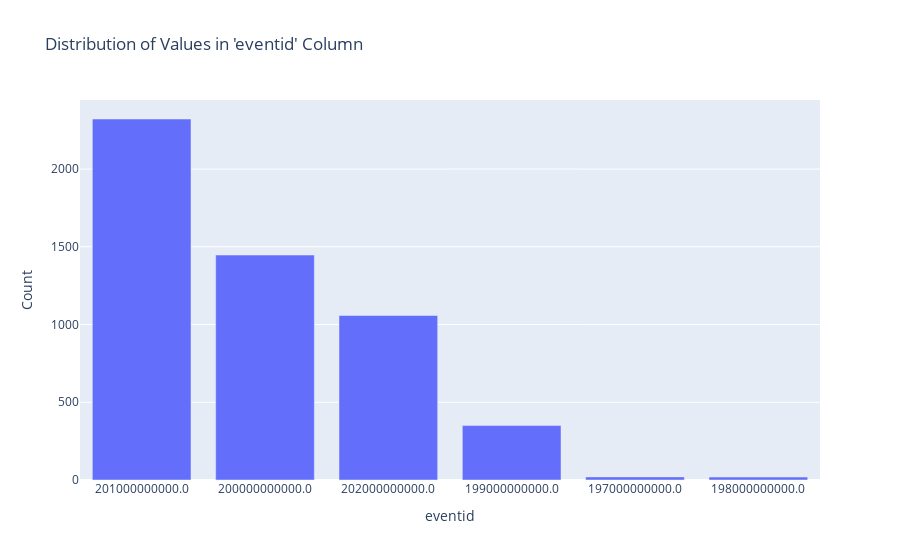

The notebook cell this image was saved under:
### Code cell
# Interactive dropdown for more than 50% null
interact(plot_distribution, column_name=df_none_null)

### Figure 1 — Plotly figure (JSON) as saved in the notebook; plotly's stock layout.template omitted (floating-point values rounded to 4 significant figures)
{"data": [{"hovertemplate": "eventid=%{x}<br>Count=%{y}<extra></extra>", "legendgroup": "", "marker": {"color": "#636efa", "pattern": {"shape": ""}}, "name": "", "orientation": "v", "showlegend": false, "textposition": "auto", "type": "bar", "x": ["201000000000.0", "200000000000.0", "202000000000.0", "199000000000.0", "197000000000.0", "198000000000.0"], "xaxis": "x", "y": [2322, 1447, 1058, 350, 20, 19], "yaxis": "y"}], "layout": {"barmode": "relative", "legend": {"tracegroupgap": 0}, "title": {"text": "Distribution of Values in 'eventid' Column"}, "xaxis": {"anchor": "y", "domain": [0, 1], "title": {"text": "eventid"}}, "yaxis": {"anchor": "x", "domain": [0, 1], "title": {"text": "Count"}}}}
